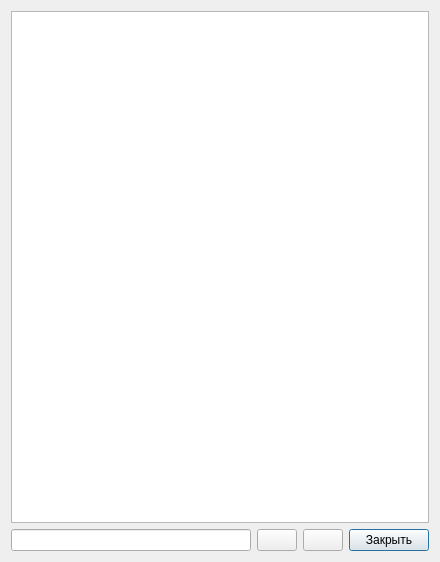
<?xml version="1.0" encoding="UTF-8"?>
<ui version="4.0">
 <class>Projects</class>
 <widget class="QDialog" name="Projects">
  <property name="windowModality">
   <enum>Qt::ApplicationModal</enum>
  </property>
  <property name="geometry">
   <rect>
    <x>0</x>
    <y>0</y>
    <width>440</width>
    <height>562</height>
   </rect>
  </property>
  <property name="windowTitle">
   <string>Список проектов</string>
  </property>
  <property name="windowIcon">
   <iconset resource="Resourses.qrc">
    <normaloff>:/images/Logo.png</normaloff>:/images/Logo.png</iconset>
  </property>
  <property name="modal">
   <bool>true</bool>
  </property>
  <layout class="QVBoxLayout" name="verticalLayout">
   <item>
    <layout class="QGridLayout" name="gridLayout">
     <item row="1" column="3">
      <widget class="QPushButton" name="close_btn">
       <property name="text">
        <string>Закрыть</string>
       </property>
      </widget>
     </item>
     <item row="1" column="1">
      <widget class="QPushButton" name="add_btn">
       <property name="text">
        <string/>
       </property>
       <property name="icon">
        <iconset resource="Resourses.qrc">
         <normaloff>:/images/plus.png</normaloff>:/images/plus.png</iconset>
       </property>
      </widget>
     </item>
     <item row="1" column="0">
      <widget class="QLineEdit" name="lineEdit"/>
     </item>
     <item row="1" column="2">
      <widget class="QPushButton" name="del_btn">
       <property name="text">
        <string/>
       </property>
       <property name="icon">
        <iconset resource="Resourses.qrc">
         <normaloff>:/images/minus.png</normaloff>:/images/minus.png</iconset>
       </property>
      </widget>
     </item>
     <item row="0" column="0" colspan="4">
      <widget class="QTableView" name="tableView"/>
     </item>
    </layout>
   </item>
  </layout>
 </widget>
 <tabstops>
  <tabstop>lineEdit</tabstop>
 </tabstops>
 <resources>
  <include location="Resourses.qrc"/>
 </resources>
 <connections/>
</ui>
